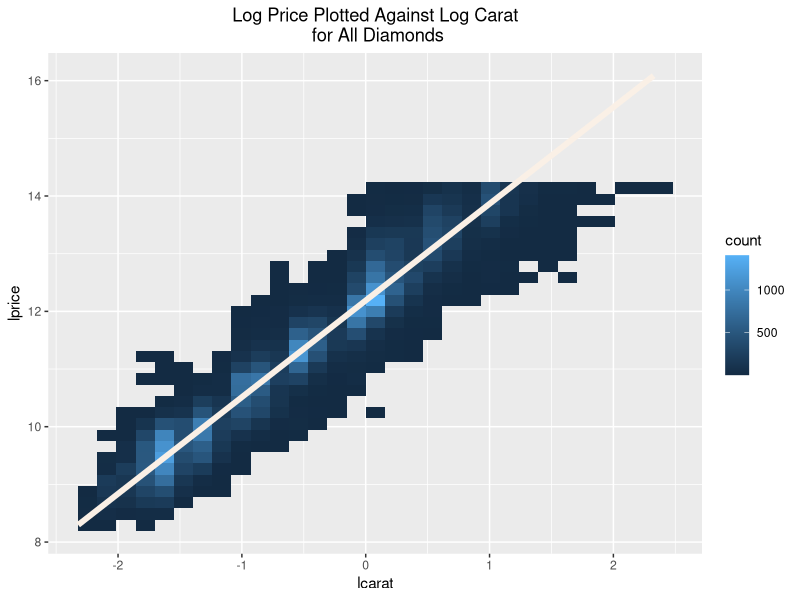
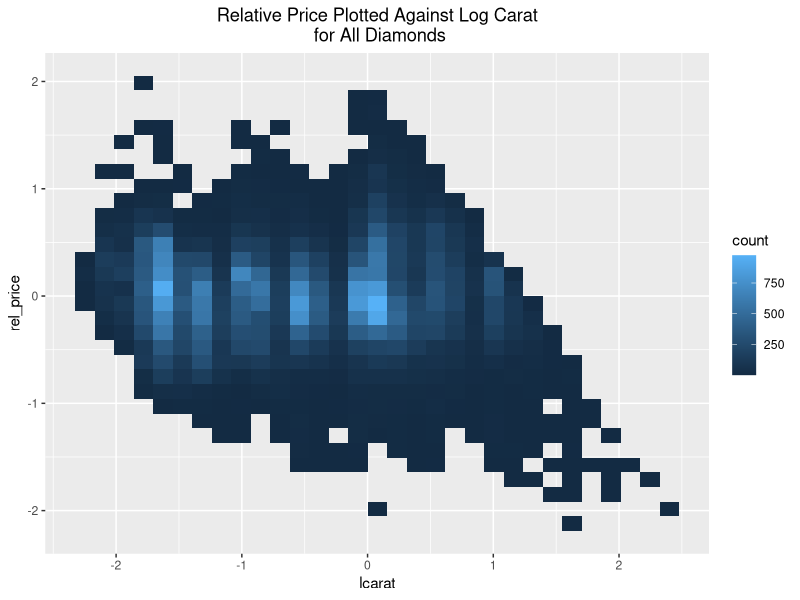
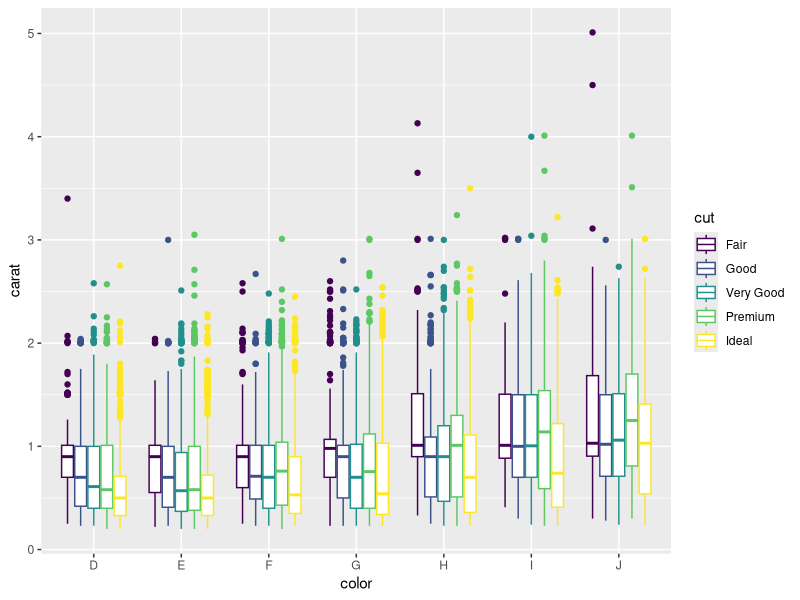
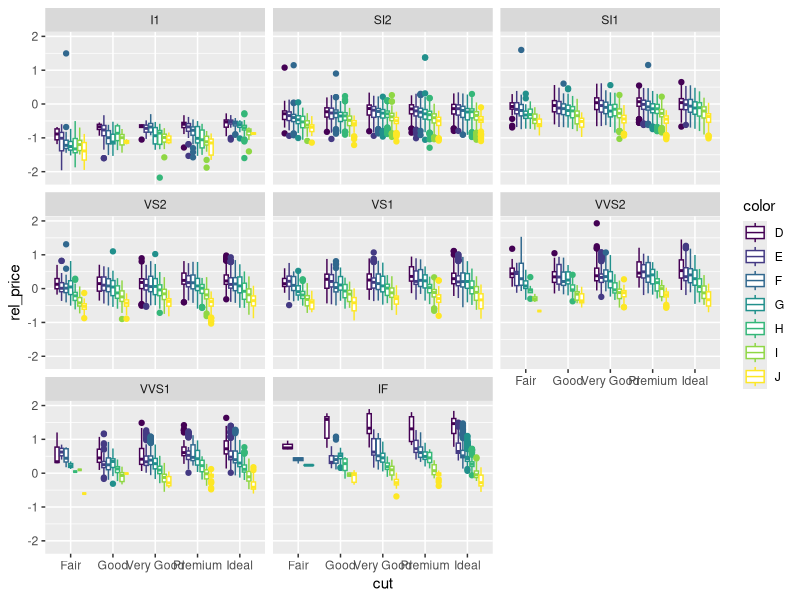

Generate these figures, in order, with R:
## ---- chunk 1
library(tidyverse)
library(ggthemes)
## ---- chunk 2
diamonds_all <- diamonds %>% 
  mutate(lprice = log2(price),
         lcarat = log2(carat))
head(select(diamonds_all, carat, price, lcarat, lprice))

ggplot(diamonds_all, aes(lcarat, lprice)) +
  geom_bin2d() +
  geom_smooth(method = "lm", color = "linen", size = 2, se = FALSE) +
  ggtitle("Log Price Plotted Against Log Carat\n for All Diamonds") +
  theme(plot.title = element_text(hjust = 0.5))

mod_all <- lm(lprice ~ lcarat, data = diamonds_all)
coef(summary(mod_all))

diamonds_all <- diamonds_all %>% 
  mutate(rel_price = resid(mod_all))

ggplot(diamonds_all, aes(lcarat, rel_price)) +
  geom_bin2d() +
  ggtitle("Relative Price Plotted Against Log Carat\n for All Diamonds") +
  theme(plot.title = element_text(hjust = 0.5))

## ---- chunk 3
ggplot(diamonds_all, aes(color, carat)) +
  geom_boxplot(aes(color = cut))
## ---- chunk 4
ggplot(diamonds_all, aes(cut, rel_price)) +
  geom_boxplot(aes(color = color)) +
  facet_wrap(~clarity)
